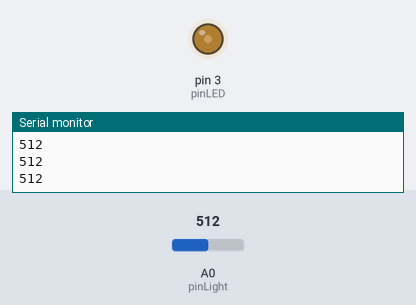
Bench run of a sketch on a simulated Arduino Uno, built with avr-gcc and run on an emulated ATmega328P. On the bench: output pins drawn as LEDs (lit = HIGH), the last lines printed to the serial monitor. The inputs (shaded band) are chosen by the test bench; at power-on: A0 (pinLight) = 512.

Above: at 1.2 s.
1.3 s: A0 (pinLight) set to 716
At 2.5 s:
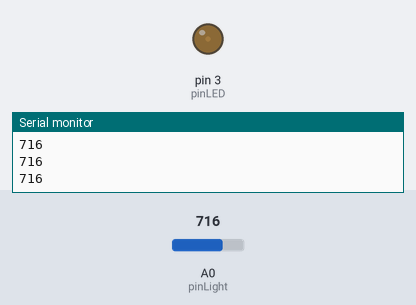
2.8 s: A0 (pinLight) set to 900
At 3.8 s:
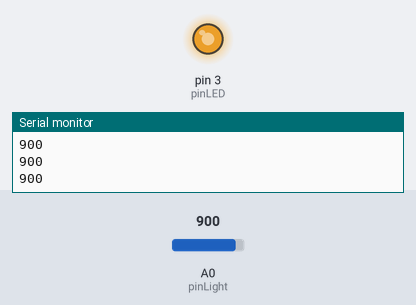
4.3 s: A0 (pinLight) set to 1023
At 5.1 s:
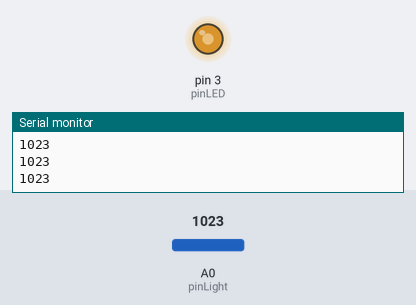
5.8 s: A0 (pinLight) set to 511
At 6.5 s:
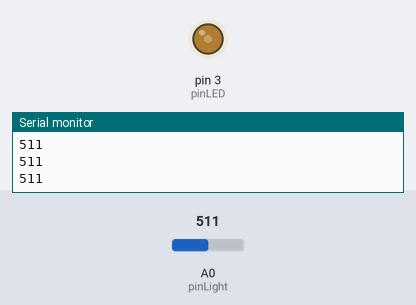
Timing chart, 0 to 8.3 s (numbered marks = the images above; inputs shaded):
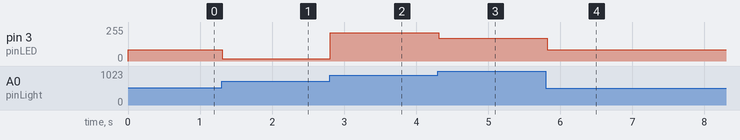

Measured:
- after the input at 1.3 s, pin 3 (pinLED): 85/255 → 17/255 at once
- after the input at 2.8 s, pin 3 (pinLED): 17/255 → 211/255 at once
- after the input at 4.3 s, pin 3 (pinLED): 211/255 → 170/255 at once
- after the input at 5.8 s, pin 3 (pinLED): 170/255 → 85/255 at once

The sketch:

_7.3c.ino
```cpp
// 7.3c 自動調光

// Light Sensor（光センサ）を Groveの A0 にさす
const int pinLight = A0;

// LED SocketにLEDをさし（LEDの長い足が＋、短い足が－）
// ケーブルをGroveのD3にさす
const int pinLED = 3;

// 初期設定
void setup() {
  pinMode(pinLight, INPUT); // pinLightで指定した番号のピンを、入力モードにする
  pinMode(pinLED, OUTPUT);  // pinLEDで指定した番号のピンを、出力モードにする

  // 以下は角度センサの値を数字で見るための処理
  // 「ツール」メニュー→「シリアルモニタ」で数字が見られる
  Serial.begin(9600);
}

// メインの処理、この中の命令が繰り返し実行される
void loop() {
  int light = analogRead(pinLight);  // pinLightの値を取得
  Serial.println(light);            // シリアルモニタに値を出力

  // 明るさの値の範囲（0～764）をLEDの明るさの範囲（0～255）に変換
  // 暗い時（lightの値が小さい時）LEDを明るく（brightnessの値を大きく）する
  int brightness = map(light, 0, 764, 255, 0);
  analogWrite(pinLED, brightness);  // LEDをbrightnessの強さで光らせる

  delay(100);                       // 少し待ってから次の値を取得する
}
```
